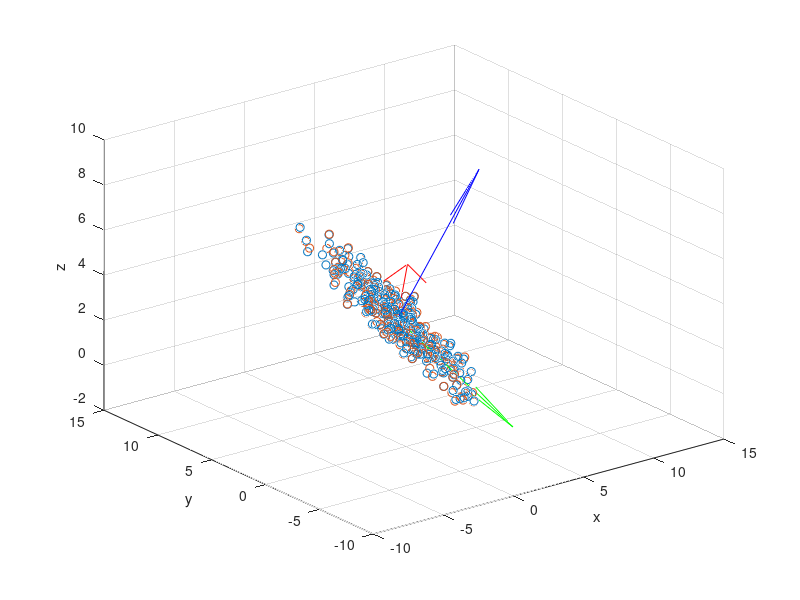

Recreate this plot in MATLAB.
% Generate Gaussian points

clear;
mu=[1; 2; 3];      %mean
L=[10; 5; 0.01];   % eigenvalues of covariance
Cov=rotx(20)*roty(30)*rotz(45)*eye(3)*diag(L)*transpose(rotx(20)*roty(30)*rotz(45)*eye(3)); %covariance
 
[V,D]=eig(Cov);   %eigen-decomposition

% generate an nx3 matrix of points and plot them 
n=300;
X=mvnrnd(transpose(mu),Cov,n); 
scatter3(X(:,1),X(:,2),X(:,3));
xlabel('x');
ylabel('y');
zlabel('z');

sample_mu=transpose(X)*ones(n,1)/n;
%X_center=X-ones(n,1)*transpose(sample_mu);
%sample_Cov=transpose(X_center)*X_center/n;

[V_s,Coeff,d_s]=pca(X);

hold on; 

%plot eigenvectors
quiver3(sample_mu(1),sample_mu(2),sample_mu(3),V_s(1,1),V_s(2,1),V_s(3,1),15,'r');
quiver3(sample_mu(1),sample_mu(2),sample_mu(3),V_s(1,2),V_s(2,2),V_s(3,2),8,'g');
quiver3(sample_mu(1),sample_mu(2),sample_mu(3),V_s(1,3),V_s(2,3),V_s(3,3),8,'b');

% compute reduced 2D representation and plot these points
X_red=Coeff(:,1:2)*transpose(V_s(:,1:2))+ones(n,1)*transpose(sample_mu);
scatter3(X_red(:,1),X_red(:,2),X_red(:,3));

%compute approximation error per element
error=norm(X-X_red,'fro')/n;
